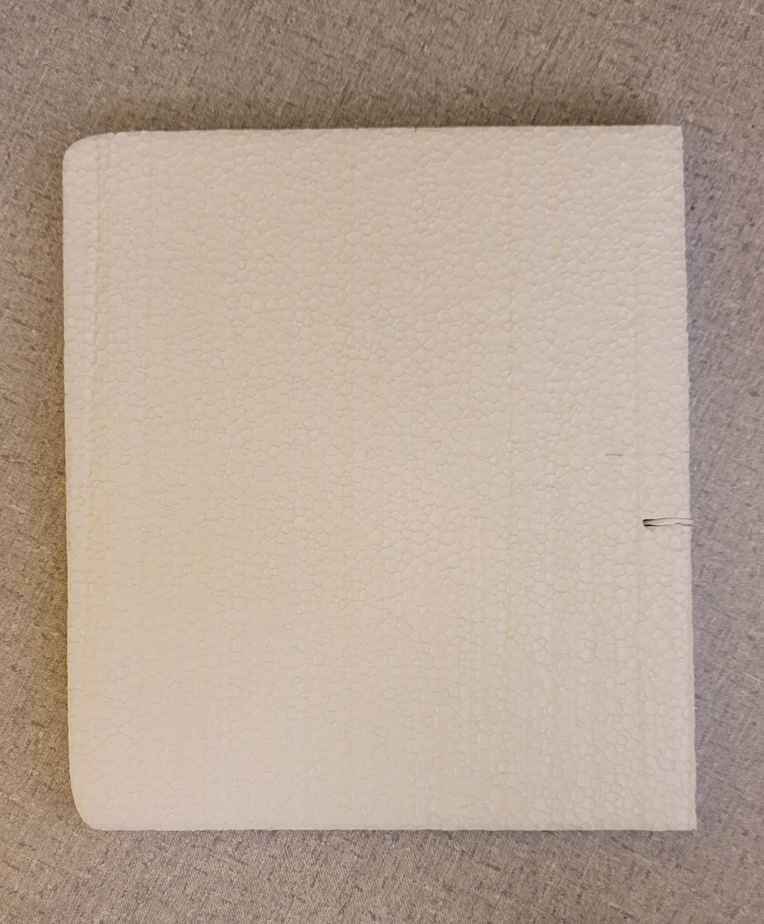
#> input picture Example.jpg, 764 x 924 px, shrunk from 1533 x 1853 before the run, found by its file name
$ jupyter execute --allow-errors main.ipynb   (older library calls are emulated)
#> lines starting #> are read from the running program, lines starting #| are printed output that depends on the picture
[cell 1]
import cv2
import matplotlib.pyplot as plt
import numpy as np
import PIL

class ImageProcessor:
    def __init__(self, image_path):
#> called with image_path = 'example.jpg'
        self.img = cv2.imread(image_path)
#> self.img is the input picture: shape (924, 764, 3); mean B, G, R 149.2, 163.3, 180.3
        self.gray = cv2.cvtColor(self.img, cv2.COLOR_BGR2GRAY)
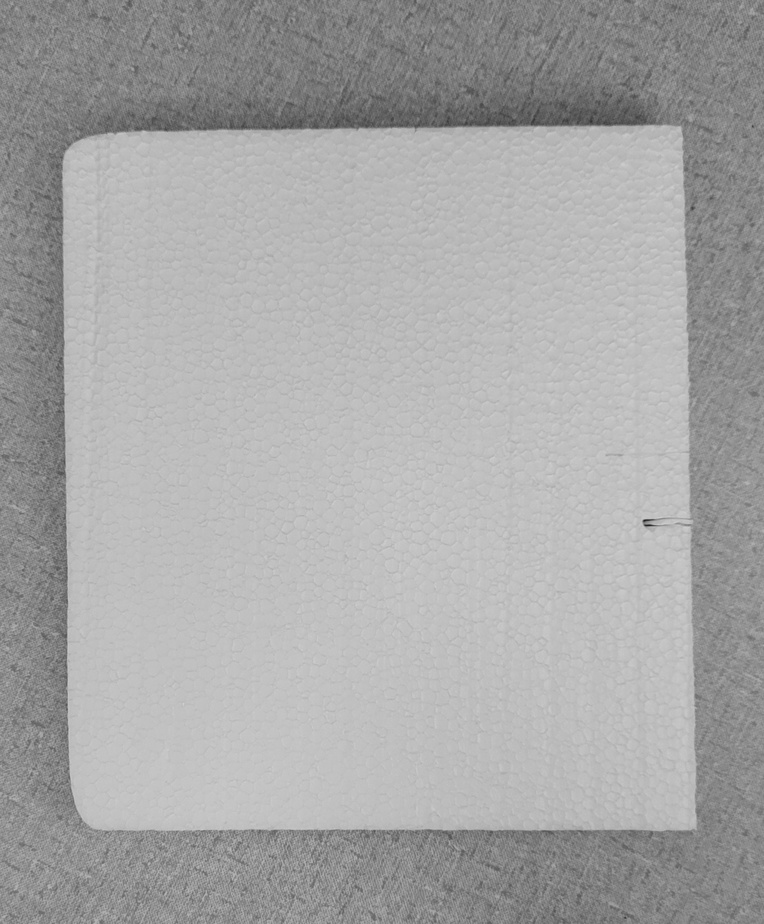
#> self.gray: shape (924, 764); min 27, max 208, mean 166.8

    def detect_edges(self, method):
#> called with method = 'sobel'
        if method == 'canny':
            self.edges = cv2.Canny(self.gray, 50, 150)
        elif method == 'sobel':
            self.edges = cv2.Sobel(self.gray, cv2.CV_64F, 1, 0, ksize=5)
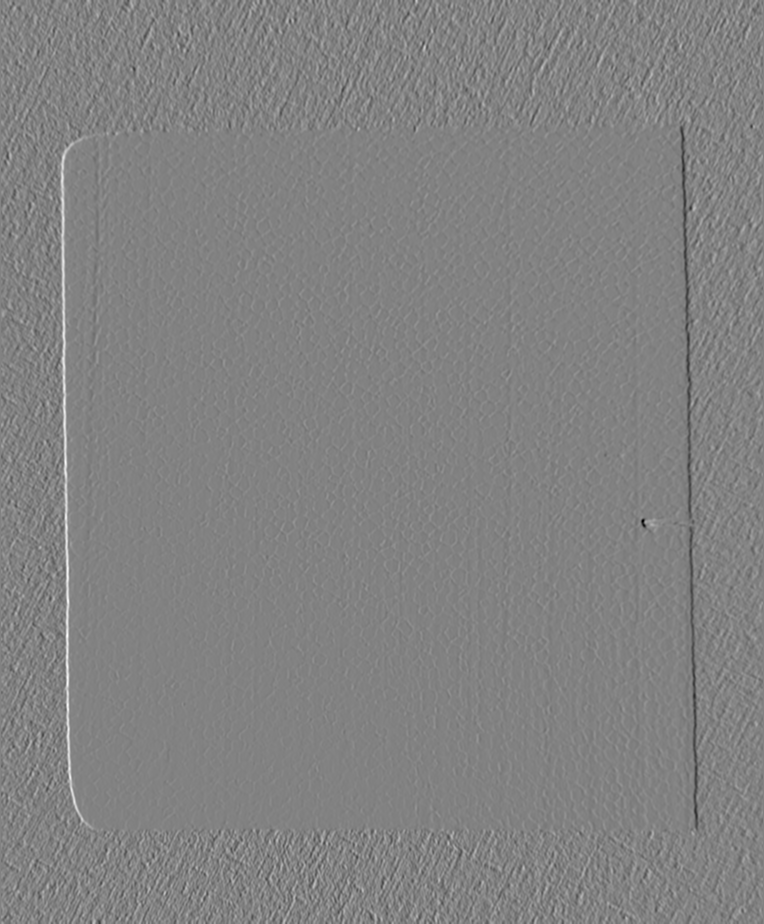
#> self.edges: shape (924, 764) float64; min -4847, max 4646, mean 0.3; drawn with min black and max white
        elif method == 'laplacian':
            self.edges = cv2.Laplacian(self.gray, cv2.CV_64F)
        elif method == 'scharr':
            self.edges = cv2.Scharr(self.gray, cv2.CV_64F, 1, 0)
        elif method == 'roberts':
            self.edges = cv2.Roberts(self.gray)
        elif method == 'prewitt':
            kernelx = np.array([[1,1,1],[0,0,0],[-1,-1,-1]])
            kernely = np.array([[-1,0,1],[-1,0,1],[-1,0,1]])
            self.edges = cv2.filter2D(self.gray, -1, kernelx) + cv2.filter2D(self.gray, -1, kernely)
        elif method == 'marr-hildreth':
            self.edges = cv2.GaussianBlur(self.gray, (5, 5), 0)
            self.edges = cv2.Laplacian(self.edges, cv2.CV_64F)
        else:
            raise ValueError("Invalid edge detection method")

    def find_contours(self, method):
        if method == 'simple':
            self.contours, _ = cv2.findContours(self.edges, cv2.RETR_EXTERNAL, cv2.CHAIN_APPROX_SIMPLE)
        elif method == 'tree':
            self.contours, _ = cv2.findContours(self.edges, cv2.RETR_TREE, cv2.CHAIN_APPROX_SIMPLE)
        elif method == 'list':
            self.contours, _ = cv2.findContours(self.edges, cv2.RETR_LIST, cv2.CHAIN_APPROX_SIMPLE)
        elif method == 'ccomp':
            self.contours, _ = cv2.findContours(self.edges, cv2.RETR_CCOMP, cv2.CHAIN_APPROX_SIMPLE)
        elif method == 'tree_compressed':
            self.contours, _ = cv2.findContours(self.edges, cv2.RETR_TREE, cv2.CHAIN_APPROX_TC89_L1)
        elif method == 'list_compressed':
            self.contours, _ = cv2.findContours(self.edges, cv2.RETR_LIST, cv2.CHAIN_APPROX_TC89_L1)
        else:
            raise ValueError("Invalid contour detection method")

    # [14 lines left out: functions plot_contours, save_contour_pixels, not called in this run]

#> (the rest of this cell did not finish here and is left out)
